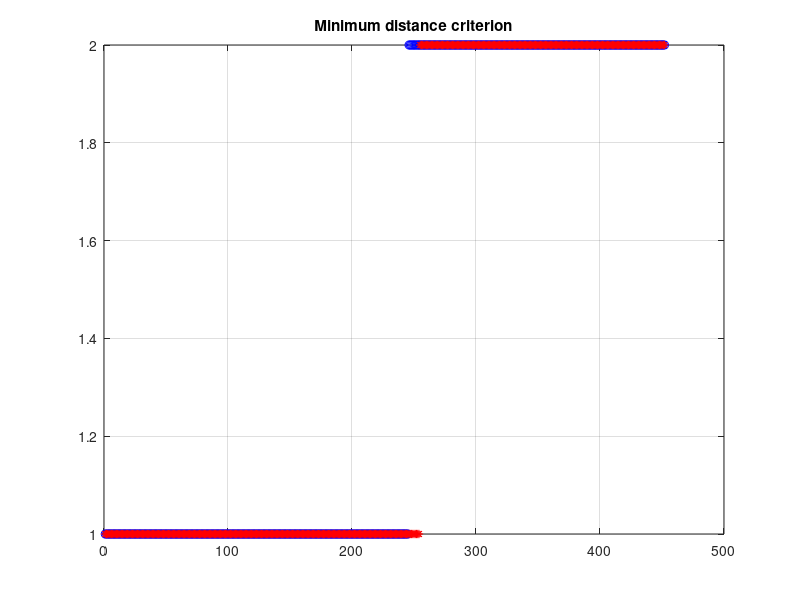
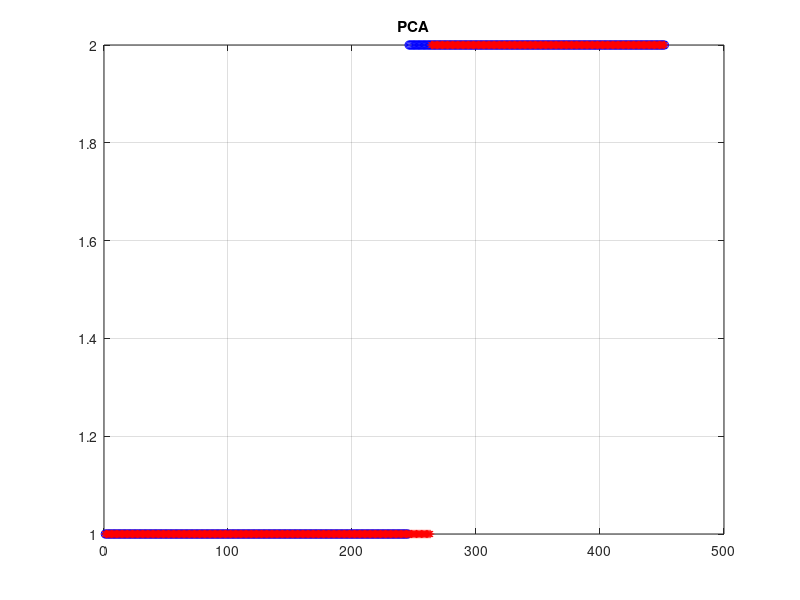
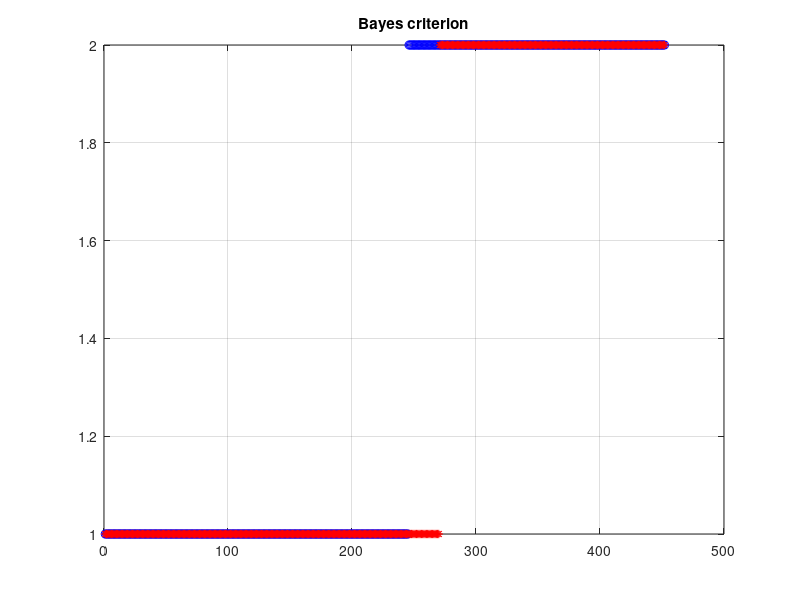
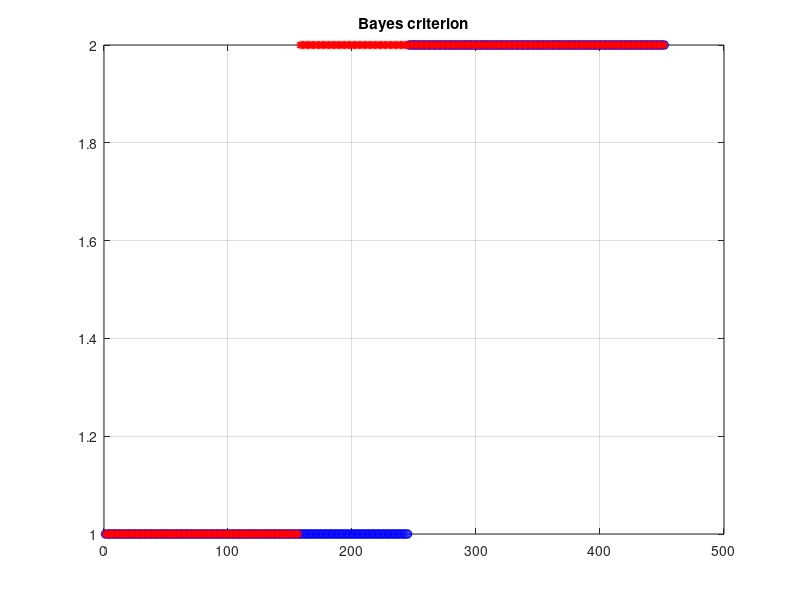

Source code (MATLAB) for these figures, in order:
% % ICT4HEALTH LAB.3
% % ANI DEVER s225055
clear variables, close all; clc,tic;
%% preprocessing the data 
load('arrhythmia.mat');
x = arrhythmia; % naming the matrix as x, to ease the usage
class_id = x(:,end); % vector of classes(1,2), last column of data matrix
class_id2 = x(:,end);
iii = find(class_id==1);
jjj = find(class_id>1); 
class_id(jjj)=2; % any number > 1, transform it to 2
N1 = length(iii); % no of class1 patients
N2 = length(jjj); % no of class2 patients
fprintf('According to doctor diagnosis =>\n');
fprintf('Total no of healthy patients: %i\n',N1);
fprintf('Total no of arrhythmic patients: %i\n',N2);
x = x(:,any(x)); % removing the columns with only 0's
y = x(1:end,1:end-1); % y is a matrix without the class data, removing last column 
y1 = y(iii,:); % class_1 healthy 
y2 = y(jjj,:); % class_2 arrhythmic
x1 = mean(y1); % the mean of the column vectors in y1
x2 = mean(y2); % the mean of the column vectors in y2
[M,N] = size(y);
o = ones(M,1);
%% Minimum distance criterion
xmeans = [x1;x2];% matrix with x1 and x2
eny = diag(y*y');% |y(n)|^2
enx = diag(xmeans*xmeans');% |x1|^2 and |x2|^2
dotprod = y*xmeans';% matrix with the dot product between each y(n) and each x
[U, V] = meshgrid(enx,eny);
dist2 = U+V-2*dotprod;%|y(n)|^2+|x(k)|^2-2y(n)x(k)= =|y(n)-x(k)|^2
% estimating the classes according to minimum distance criterion
[~,est_class_id]=min(dist2,[],2);
pi1=sum(est_class_id==1);
pi2=sum(est_class_id==2);
% probabilities
fprintf('According to minimum distance criterion =>\n');
fprintf('Total no of estimated healthy patients: %i\n',pi1);
fprintf('Total no of estimated arrhythmic patients: %i\n',pi2);
false_positive = sum((est_class_id==2)&(class_id==1))/N1;
fprintf('Probability of false positive = %f\n', false_positive);
true_positive = sum((est_class_id==2)&(class_id==2))/N2;
fprintf('Probability of true positive = %f\n', true_positive);
false_negative = sum((est_class_id==1)&(class_id==2))/N2;
fprintf('Probability of false negative = %f\n', false_negative);
true_negative = sum((est_class_id==1)&(class_id==1))/N1;
fprintf('Probability of true negative = %f\n', true_negative);
error_mdc = immse(est_class_id,class_id);
fprintf('The msee of min distance criterion is : %f\n',error_mdc);
figure(), plot(sortrows(class_id),'bo'),hold on,plot(sortrows(est_class_id),'r*'),
grid on,title('Minimum distance criterion');
%% PCA
y = normalize(y);
R=y'*y/N;[U,D]=eig(R);
d=diag(D);d1=d/sum(d);d1c=cumsum(d1);
% keeping the significant eigenvalues
removed_eigen=5e-3;nrem=(d1c<removed_eigen);
UL=U;UL(:,nrem)=[];
fprintf('%i eigenvalues(<%f) out of %i are removed\n',sum(nrem==1),removed_eigen,N);
z=y*UL; z=z./(o*sqrt(var(z)));
% minimum distance criterion again
z1=z(iii,:);z2=z(jjj,:); 
w1=mean(z1);w2=mean(z2); wmeans=[w1;w2]; rhoz=z*wmeans';
en1=diag(z*z');en2=diag(wmeans*wmeans'); [Uy,Vy]=meshgrid(en2,en1);
distz=Uy+Vy-2*rhoz;
[~,decz]=min(distz,[],2);
% probabilities
fprintf('According to PCA criterion =>\n');
fprintf('Total no of estimated healthy patients: %i\n',sum(decz==1));
fprintf('Total no of estimated arrhythmic patients: %i\n',sum(decz==2));
false_positive_PCA=sum((decz==2)&(class_id==1))/N1;
fprintf('Probability of false positive = %f\n', false_positive_PCA);
true_positive_PCA=sum((decz==2)&(class_id==2))/N2;
fprintf('Probability of true positive = %f\n', true_positive_PCA);
false_negative_PCA=sum((decz==1)&(class_id==2))/N2;
fprintf('Probability of false negative = %f\n', false_negative_PCA);
true_negative_PCA=sum((decz==1)&(class_id==1))/N1;
fprintf('Probability of true negative = %f\n', true_negative_PCA);
error_pca = immse(decz,class_id);
fprintf('The msee of PCA is : %f\n',error_pca);
figure(), plot(sortrows(class_id),'bo'),hold on,plot(sortrows(decz),'r*'),
grid on,title('PCA');
%% Bayesian approach
pis=zeros(1,2);
pis(1)=N1/N;pis(2)=N2/N;
dist2b=distz-2*o*log(pis); % from the square distance we remove 2*sig2*log(pi)
[~,decb]=min(dist2b,[],2);
% probabilities
fprintf('According to Bayesian criterion =>\n');
fprintf('Total no of estimated healthy patients: %i\n',sum(decz==1));
fprintf('Total no of estimated arrhythmic patients: %i\n',sum(decz==2));
false_positive_B=sum((decb==2)&(class_id==1))/N1;
fprintf('Probability of false positive = %f\n', false_positive_B);
true_positive_B=sum((decb==2)&(class_id==2))/N2;
fprintf('Probability of true positive = %f\n', true_positive_B);
false_negative_B=sum((decb==1)&(class_id==2))/N2;
fprintf('Probability of false negative = %f\n', false_negative_B);
true_negative_B=sum((decb==1)&(class_id==1))/N1;
fprintf('Probability of true negative = %f\n', true_negative_B);
error_b = immse(decb,class_id);
fprintf('The msee of Bayes criterion is : %f\n',error_b);
figure(), plot(sortrows(class_id),'bo'),hold on,plot(sortrows(decb),'r*'),
grid on,title('Bayes criterion');
% Bayesian continued
[N1,F1]=size(z1); dd1=z1-ones(N1,1)*w1; R1=dd1'*dd1/N1; R1=inv(R1);
[N2,F2]=size(z2); dd2=z2-ones(N2,1)*w2; R2=dd2'*dd2/N2; R2=inv(R2);
G=zeros(M,2);
for n=1:M
    G(n,1)=(z(n,:)-w1)*R1*(z(n,:)-w1)'+log(det(R1))-2*log(pis(1));
    G(n,2)=(z(n,:)-w2)*R2*(z(n,:)-w2)'+log(det(R2))-2*log(pis(2));
end
[a,decb2]=min(G,[],2);
% probabilities
fprintf('According to second approach of Bayesian criterion =>\n');
fprintf('Total no of estimated healthy patients: %i\n',sum(decb2==1));
fprintf('Total no of estimated arrhythmic patients: %i\n',sum(decb2==2));
false_positive_B=sum((decb2==2)&(class_id==1))/N1;
fprintf('Probability of false positive = %f\n', false_positive_B);
true_positive_B=sum((decb2==2)&(class_id==2))/N2;
fprintf('Probability of true positive = %f\n', true_positive_B);
false_negative_B=sum((decb2==1)&(class_id==2))/N2;
fprintf('Probability of false negative = %f\n', false_negative_B);
true_negative_B=sum((decb2==1)&(class_id==1))/N1;
fprintf('Probability of true negative = %f\n', true_negative_B);
error_b = immse(decb2,class_id);
fprintf('The msee of Bayes criterion is : %f\n',error_b);
figure(), plot(sortrows(class_id),'bo'),hold on,plot(sortrows(decb2),'r*'),
grid on,title('Bayes criterion');
toc;
%% Comments
% Before applying any kind of algorithm, necessary variables were extracted
% and preprocessing is applied.
% The idea behind Minimum distance criterion is to assign the vector of y to
% Rk(region K) if that vector of y is closer to Xk than any other representative point.
% Square distances are measured at the related section and assignments are done.
% PCA is included in order to improve the results. 
% Then for Bayesian criterion the steps are followed as stated in the lab
% assignment.
% In particular, the script provided by the professor is taken as a reference.
% At the end it possible to examine different approaches' performances.
% According the probabilities it can be said that Bayes criterion performs
% best and it is followed by PCA and Minimum distance criterion.
% Then after Bayes is continued with further steps, which will lead us to
% perfect results. 
% As a reminder the plots are not an exact indicator of results,
% since they are sorted it shows the number of estimates. Even if
% the number of estimated values match with doctors', doesnt mean that
% results are perfect, individual conclusions are important; i.e the case
% of 88th patient.
% It is better to observe mean square errors for precision.
